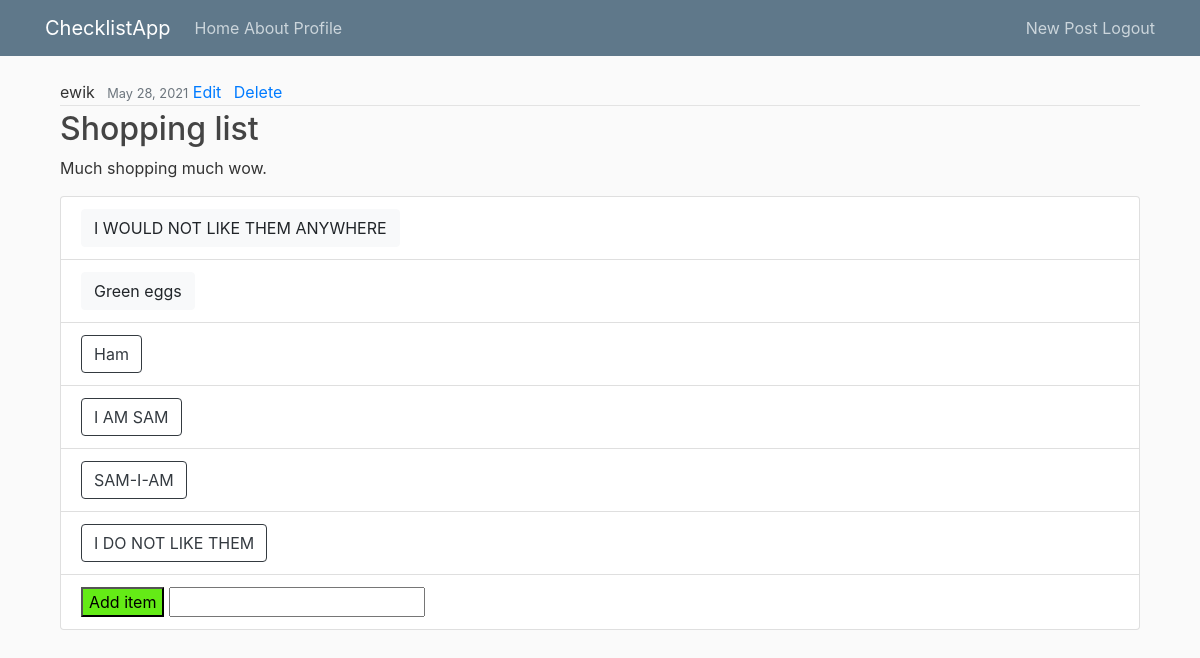
/checklist/2/ (signed in), run on the app's committed database.
### daBookStore/models.py (models this page shows, shortened)
class checkLists(models.Model):
    title = models.CharField(max_length=32)
    description = models.TextField()
    createdBy = models.ForeignKey(User, on_delete=models.CASCADE)
    createdDate = models.DateTimeField(default=timezone.now)

class checklistValue(models.Model):
    item = models.CharField(max_length=64)
    isChecked = models.BooleanField(default=False)
    createdDate = models.DateTimeField(default=timezone.now)
    belongsTo = models.ForeignKey(checkLists, on_delete=models.CASCADE, blank=True, null=True)

### daBookStore/views.py (the view, shortened to what this page needs)
# urls.py: path('checklist/<int:pk>/', views.ChecklistDetailView, name='checklistDetail'),
def ChecklistDetailView(request, pk):
    context = {
        "checkList": checkLists.objects.get(pk = pk),
        "items": checklistValue.objects.filter(belongsTo = pk).order_by('createdDate'),
        "title": "DetailView"
    }
    return render(request, "daBookStore/ChecklistDetailView.html", context)

### daBookStore/templates/daBookStore/ChecklistDetailView.html (shortened to what this page needs)
{% extends "daBookStore/base.html" %}
{% block content %}
    <article class="media content-section">
        <div class="media-body">
            <div class="checklistMetadata">
                <a class="mr-2">{{ checkList.createdBy }}</a>
                <small class="text-muted">{{ checkList.createdDate|date:"F d, Y" }}</small>
                {% if checkList.createdBy == user %}
                    <a class="mr-2" href="{% url 'checklistUpdate' checkList.id%}">Edit</a>
                    <a class="mr-2" href="{% url 'checklistDelete' checkList.id%}">Delete</a>
                {% endif %}
            </div>
            <h2><a class="checklistTitle">{{ checkList.title }}</a></h2>
            <p class="checklistContent">{{ checkList.description }}</p>
            <ul class="list-group">
                {% for item in items %}
                    <li class="list-group-item">
                        <form method="POST" action="{% url 'checklistDetail' checkList.id %}">
                            <input type="submit" class = {% if item.isChecked %}"btn btn-light"{% else %}"btn btn-outline-dark"{% endif %} value="{{ item.item }}">
                        </form>
                    </li>
                {% endfor %}
                <li class="list-group-item">
                    <form method="POST" action="{% url 'checklistDetail' checkList.id %}">
                        <input type="submit"  id = "green" value="Add item">
                        <input type="text" name="newItem"><br>
                    </form>
                </li>
            </ul>
        </div>
    </article>
{% endblock content %}

### daBookStore/static/daBookStore/main.css (style rules this page uses)
body { background: #fafafa; color: #333333; margin-top: 5rem; }
h1, h2, h3, h4, h5, h6 { color: #444444; }
ul { margin: 0; }
.checklistTitle { color: #306a9cfd; }
.checklistContent { white-space: pre-line; }
.checklistMetadata { padding-bottom: 1px; margin-bottom: 4px; border-bottom: 1px solid #e3e3e3 }
#green { background-color: rgb(100, 235, 22); }

### data on the page
checkLists: createdBy "ewik", createdDate "May 28, 2021", title "Shopping list", description "Much shopping much wow."
checklistValue: item "I WOULD NOT LIKE THEM ANYWHERE"
checklistValue: item "Green eggs"
checklistValue: item "Ham"
checklistValue: item "I AM SAM"
checklistValue: item "SAM-I-AM"
checklistValue: item "I DO NOT LIKE THEM"
